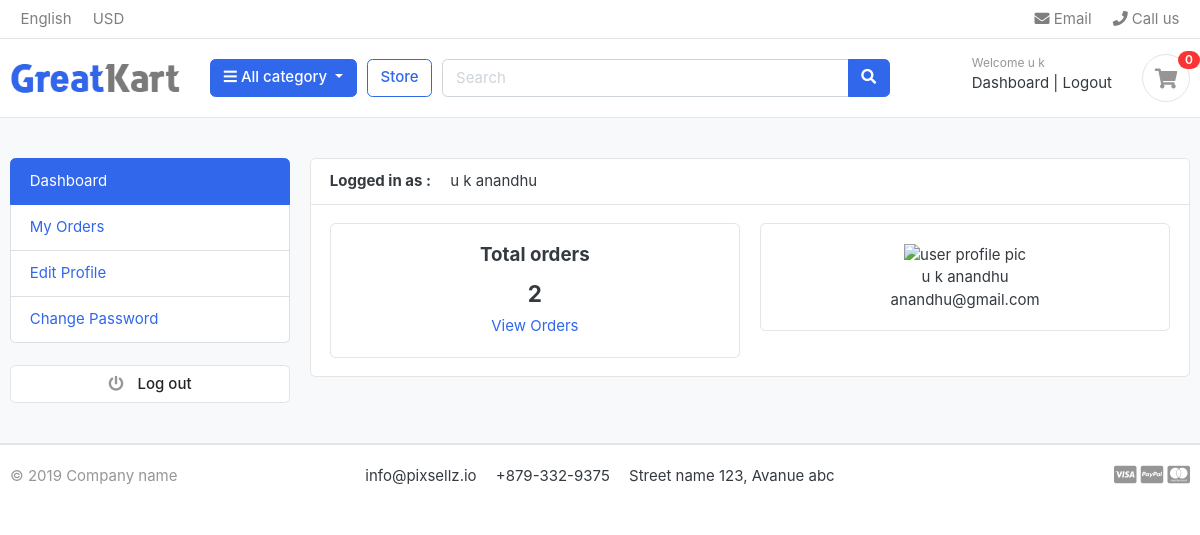
Page /accounts/ (signed in) on the committed database.
### accounts/models.py (models this page shows, shortened)
class Account(AbstractBaseUser,PermissionsMixin):
    first_name = models.CharField(max_length=100)
    last_name = models.CharField(max_length=100)
    username = models.CharField(max_length=100,unique=True)
    email = models.CharField(max_length=100,unique=True)
    phn = models.CharField(max_length=100)
    date_joined = models.DateTimeField(auto_now_add=True)
    last_login = models.DateTimeField(auto_now_add=True)
    is_admin = models.BooleanField(default=False)
    is_staff = models.BooleanField(default=False)
    is_active = models.BooleanField(default=False)
    is_superadmin = models.BooleanField(default=False)
    pass
    USERNAME_FIELD = 'email'
    REQUIRED_FIELDS = ['username','first_name','last_name']
    objects = MyAccountManager()
    def full_name(self):
        return f'{self.first_name} {self.last_name}'

### accounts/views.py (the view)
# urls.py: path('',views.dashboard,name='dashboard'),
@login_required(login_url = 'login')
def dashboard(req):
    orders = Order.objects.order_by('-created_at').filter(user_id=req.user.id, is_ordered=True)
    orders_count = orders.count()
    context = {
        'orders_count': orders_count,
    }
    return render(req,'accounts/dashboard.html',context)

### cart/context_processors.py (called while the page is built)
def Counter(req):
    cart_count=0
    if 'admin' in req.path:
        return {}
    else:
        try:
            cart=Cart.objects.filter(cart_id =_cart_id(req))
            if req.user.is_authenticated:
                cart_item = CartItem.objects.all().filter(user=req.user)
            else:
                cart_item = CartItem.objects.all().filter(cart=cart[:1])
            for item in cart_item:
                cart_count += item.quantity
        except:
            cart_count=0
    return dict(cart_count=cart_count)

### cart/views.py (called while the page is built)
def _cart_id(req):
    cart = req.session.session_key
    if not cart:
        cart = req.session.create()
    return cart

### category/context_processors.py (called while the page is built)
def menu_links(req):
    links  = Category.objects.all()
    return dict(links=links)

### category/models.py (called while the page is built)
    def get_url(self):
        return reverse('product_by_category',args=[self.slug])

### templates/accounts/dashboard.html
{% extends 'base.html' %}
{% block content %}
<section class="section-conten padding-y bg">
    <div class="container">
        <div class="row">
            {% include 'includes/dashboard-sidebar.html' %}
        <main class="col-md-9">
            <article class="card">
                <header class="card-header">
                    <strong class="d-inline-block mr-3">Logged in as : </strong>
                    <span>{{user.full_name}}</span>
                </header>
                <div class="card-body">
                    <div class="row">
                        <div class="col md-6">
                            <div class="card"style="text-align: center;">
                                <div class="card-body">
                                    <h5 class="card-title">Total orders</h5>
                                    <h4>{{orders_count}}</h4>
                                    <a href="{% url 'my_orders' %}">View Orders</a>
                                </div>
                            </div>
                        </div>
                        <div class="col md-6">
                            <div class="card" style="text-align: center;">
                                <div class="card-body">
                                    <img src="" alt="user profile pic" width="50" height="50" style="border-radius: 50;" >
                                    <p class="mb-0">{{user.full_name}}</p>
                                    <p>{{user.email}}</p>
                                </div>
                            </div>
                        </div>
                    </div>
                </div>
            </article>
        </main>
    </div>
    </div>
    </section>
{% endblock %}

### templates/includes/navbar.html (shortened to what this page needs)
{% load static %}
<header class="section-header">
    <nav class="navbar p-md-0 navbar-expand-sm navbar-light border-bottom">
    <div class="container">
      <div class="collapse navbar-collapse" id="navbarTop4">
        <ul class="navbar-nav mr-auto">
            <li class="nav-item dropdown">
                 <a href="#" class="nav-link">   English </a>
            </li>
            <li class="nav-item dropdown">
                <a href="#" class="nav-link"> USD </a>
            </li>
        </ul>
        <ul class="navbar-nav">
            <li><a href="#" class="nav-link"> <i class="fa fa-envelope"></i> Email </a></li>
            <li><a href="#" class="nav-link"> <i class="fa fa-phone"></i> Call us </a></li>
        </ul>
      </div>
    </div>
    </nav>
    <section class="header-main border-bottom">
        <div class="container">
    <div class="row align-items-center">
        <div class="col-lg-2 col-md-3 col-6">
            <a href="{% url 'store' %}" class="brand-wrap">
                <img class="logo" src="{% static './images/logo.png' %}">
            </a>
        </div>
        <div class="col-lg col-sm col-md col-6 flex-grow-0">
            <div class="category-wrap dropdown d-inline-block float-right">
                <button type="button" class="btn btn-primary dropdown-toggle" data-toggle="dropdown">
                    <i class="fa fa-bars"></i> All category
                </button>
            </div>
        </div>
        <a href="{% url 'store' %}" class="btn btn-outline-primary">Store</a>
        <div class="col-lg  col-md-6 col-sm-12 col">
            <form action="{% url 'search' %}" class="search" method="get" >
                <div class="input-group w-100">
                    <input type="text" class="form-control" style="width:60%;" placeholder="Search" name="keyword">
                    <div class="input-group-append">
                      <button class="btn btn-primary" type="submit">
                        <i class="fa fa-search"></i>
                      </button>
                    </div>
                </div>
            </form>
        </div>
        <div class="col-lg-3 col-sm-6 col-8 order-2 order-lg-3">
                    <div class="d-flex justify-content-end mb-3 mb-lg-0">
                        {% if user.id is None %}
                            <div class="widget-header">
                                <small class="title text-muted">Welcome guest!</small>
                                <div>
                                    <a href="{% url 'login' %}">Sign in</a> <span class="dark-transp"> | </span>
                                    <a href="{% url 'register' %}"> Register</a>
                                </div>
                            </div>
                        {% else %}
                        <div class="widget-header">
                            <small class="title text-muted">Welcome {{user.first_name}}</small>
                            <div>
                                <a href="{% url 'dashboard' %}">Dashboard</a> <span class="dark-transp"> | </span>
                                <a href="{% url 'logout' %}"> Logout</a>
                            </div>
                        </div>
                        {% endif %}
                        <a href="{% url 'cart' %}" class="widget-header pl-3 ml-3">
                            <div class="icon icon-sm rounded-circle border"><i class="fa fa-shopping-cart"></i></div>
                            <span class="badge badge-pill badge-danger notify">{{cart_count}}</span>
                        </a>
                    </div>
                </div>
    </div>
        </div>
    </section>
    </header>

### static/css/ui.css (style rules this page uses)
html { font-family: "Inter", sans-serif; font-size: 15px; }
.icon-xs, .icon-sm, .icon-md, .icon-lg { display: inline-block; text-align: center; flex-shrink: 0; flex-grow: 0; }
.icon-sm { width: 48px; height: 48px; line-height: 48px !important; font-size: 20px; }
.padding-y { padding-top: 40px; padding-bottom: 40px; }
article:after, .form-group:after { display: block; clear: both; content: ""; }
.bg { background-color: #f8f9fa; }
p:last-child { margin-bottom: 0; }
.header-main { position: relative; padding-top: 1rem; padding-bottom: 1rem; }
.brand-wrap .logo, .navbar-brand .logo { margin-right: 7px; max-height: 42px; display: inline-block; }
.widget-header { display: inline-block; vertical-align: middle; position: relative; }
.widget-header a { color: #343a40; }
.widget-header i { color: #969696; }
.widget-header .title { display: block; }
.widget-header .notify { position: absolute; top: -3px; right: -10px; }
.notify { position: absolute; top: -4px; right: -10px; display: inline-block; padding: 0.25em 0.6em; font-size: 12px; line-height: 1; text-align: center; border-radius: 3rem; color: #fff; background-color: #fa3434; }

### rows in the picture
Account: first_name "u k", full_name "u k anandhu", email "anandhu@gmail.com"

### other values in the picture
{{ cart_count }} "0"
{{ orders_count }} "2"
